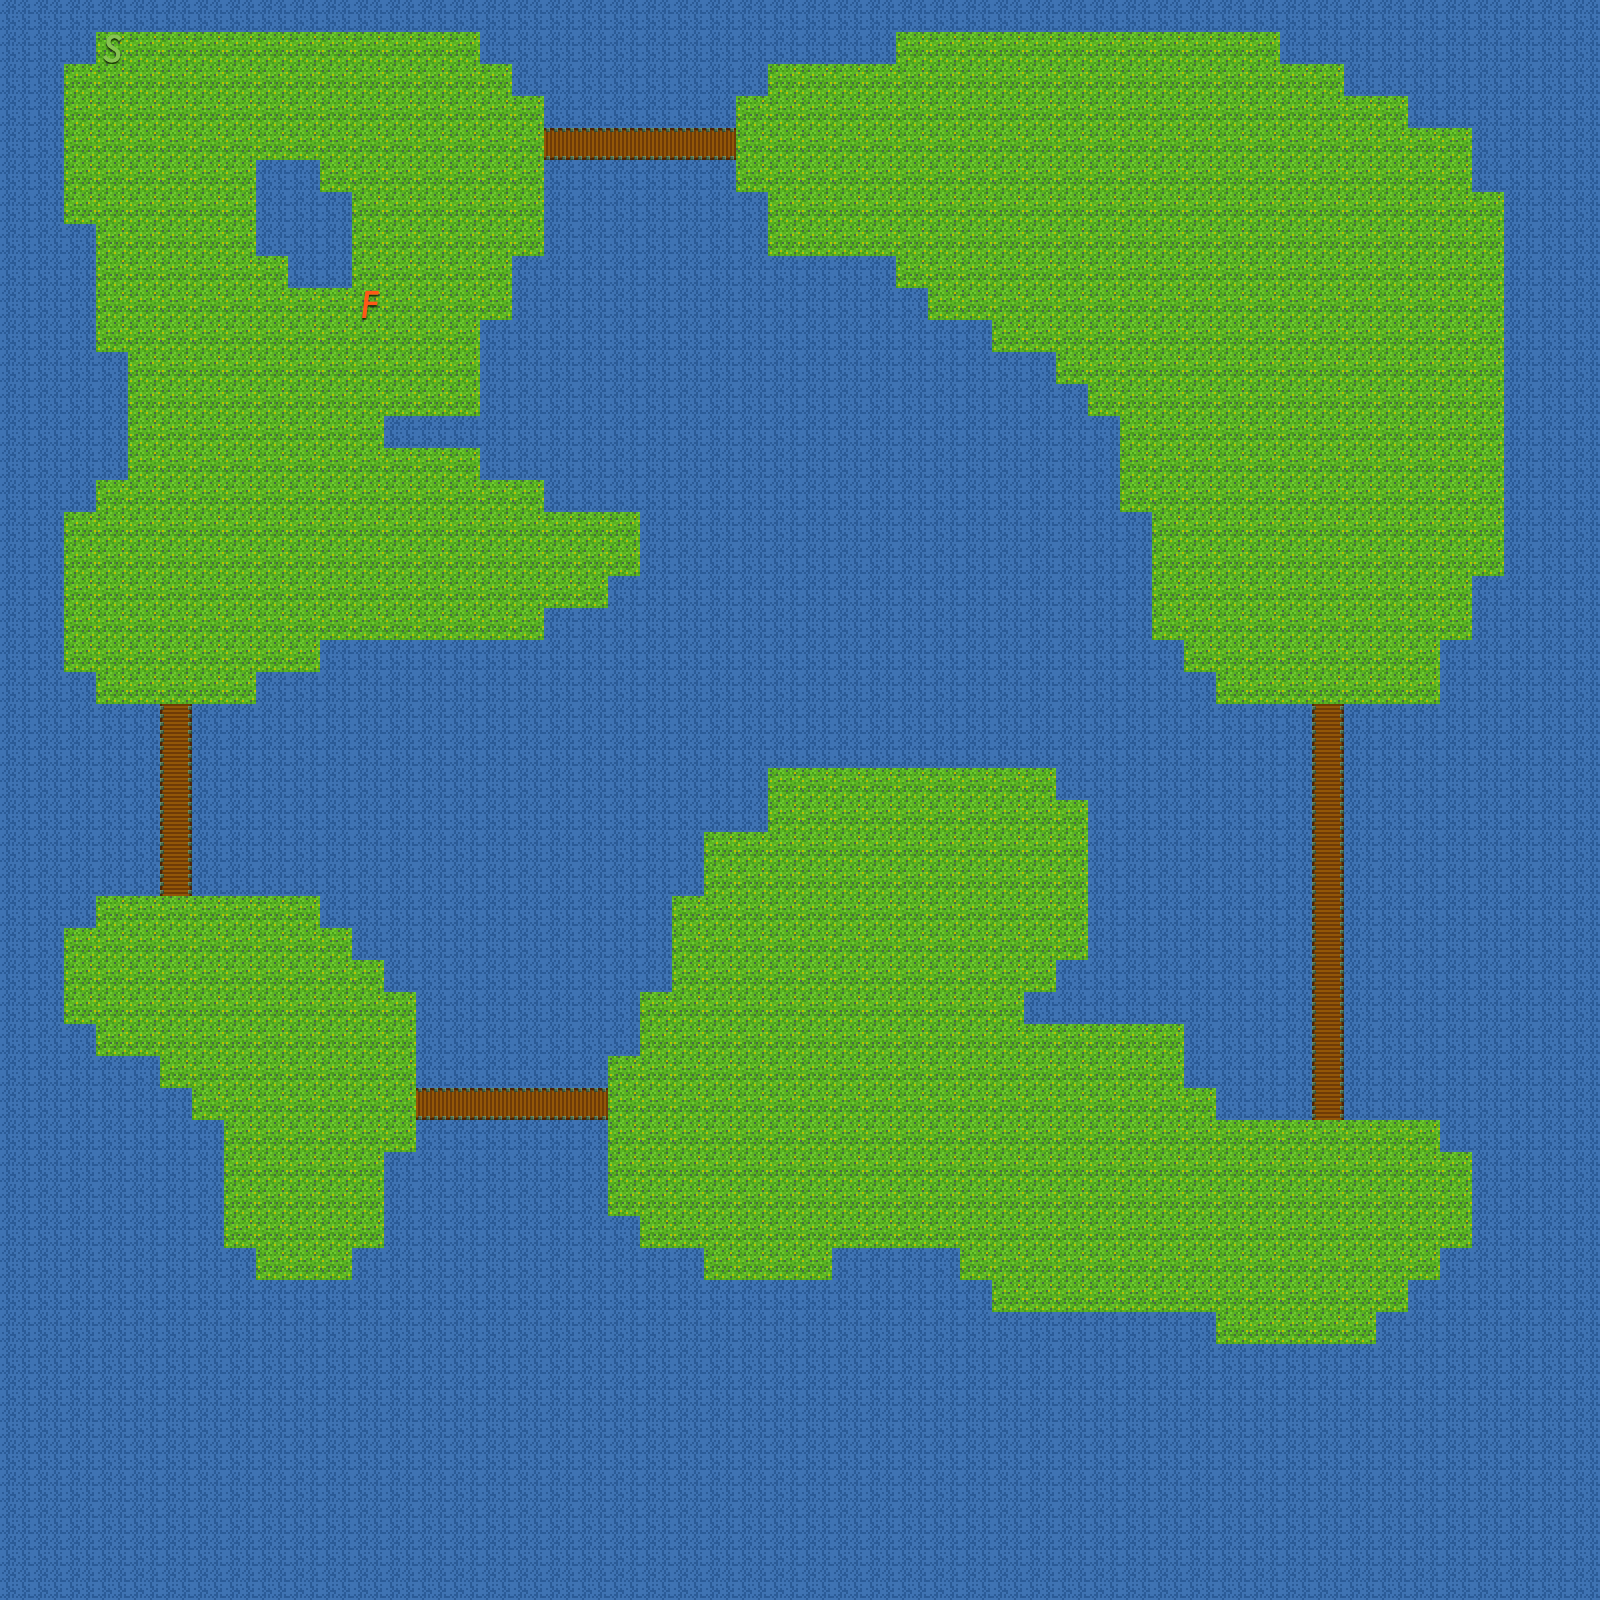

Rendered tile map (Tiled .tmx) drawn with the repository's tilesets; below, a short description and the map source with its tile grids summarised:
An orthogonal 50x50 tile map with 32x32 px tiles, 2 tile layers (Layer 0, Layer 1).

<map version="1.0" orientation="orthogonal" renderorder="right-down" width="50" height="50" tilewidth="32" tileheight="32" nextobjectid="2">
 <tileset firstgid="1" name="ScrollerTiles" tilewidth="32" tileheight="32" tilecount="64">
  <image source="sprites.png" width="256" height="256" />
  <tile id="1">
   <properties>
    <property name="blocked" value="true" />
   </properties>
  </tile>
 </tileset>
 <layer name="Layer 0" width="50" height="50">
  <data>[2500 cells, 2500 non-empty, 4 distinct tile ids]</data>
 </layer>
 <layer name="Layer 1" width="50" height="50">
  <data>[2500 cells, 2 non-empty, 2 distinct tile ids]</data>
 </layer>
</map>